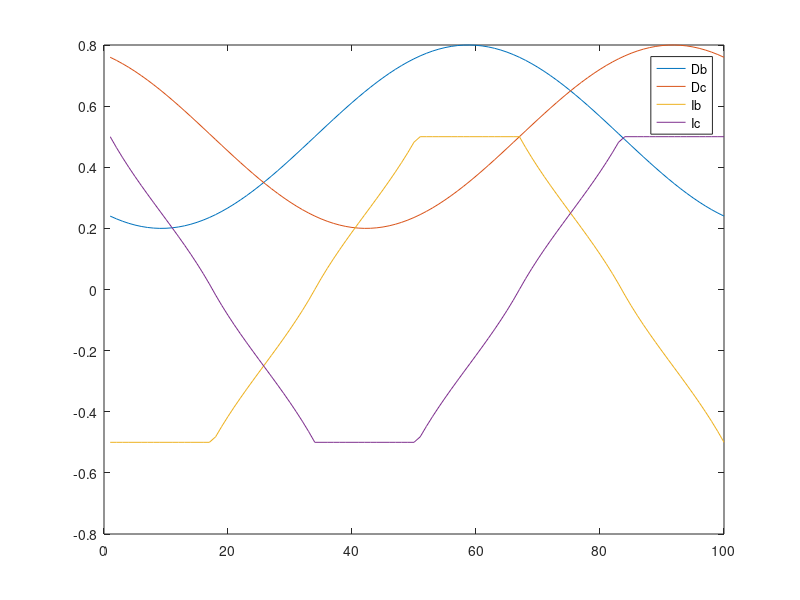

Write MATLAB code to recreate this figure.
theta=linspace(0,2*pi,100)
Ia=10*sin(theta);
Ib=10*sin(theta-2*pi/3);
Ic=10*sin(theta+2*pi/3)

ma=0.6;
phi=0
Da_x=(1+ma*sin(theta+phi))/2;
Db_x=(1+ma*sin(theta-2*pi/3+phi))/2;
Dc_x=(1+ma*sin(theta+2*pi/3+phi))/2;


Iax=Ia./(abs(Ia)+abs(Ib)+abs(Ic));

Ibx=Ib./(abs(Ia)+abs(Ib)+abs(Ic));

Icx=Ic./(abs(Ia)+abs(Ib)+abs(Ic));
%%
figure()
plot(Db_x)
hold on
plot(Dc_x)
hold on
plot(Ibx)
hold on
plot(Icx)
hold on
% plot(Iax+Ibx+Icx)
legend('Db','Dc','Ib','Ic')
